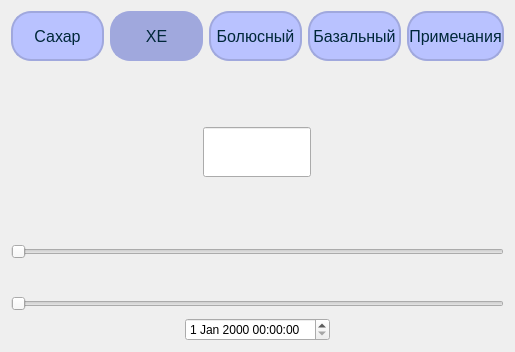
          <widget class="QWidget" name="tab_4">
           <attribute name="title">
            <string>ХЕ</string>
           </attribute>
           <layout class="QHBoxLayout" name="horizontalLayout_7">
            <item>
             <layout class="QHBoxLayout" name="horizontalLayout_2">
              <item>
               <layout class="QVBoxLayout" name="verticalLayout_15">
                <item>
                 <layout class="QHBoxLayout" name="horizontalLayout_8">
                  <item>
                   <widget class="QPushButton" name="ButtonSugar_HE">
                    <property name="enabled">
                     <bool>true</bool>
                    </property>
                    <property name="sizePolicy">
                     <sizepolicy hsizetype="Fixed" vsizetype="Fixed">
                      <horstretch>0</horstretch>
                      <verstretch>0</verstretch>
                     </sizepolicy>
                    </property>
                    <property name="minimumSize">
                     <size>
                      <width>93</width>
                      <height>50</height>
                     </size>
                    </property>
                    <property name="styleSheet">
                     <string notr="true">QPushButton{font-family: 'Roboto medium';
font-size: 16px;
color: rgb(0, 39, 57);
background-color: rgb(185, 194, 255);
	border-color: rgb(160, 168, 221);
border: 2px solid rgb(160, 168, 221) ;
border-radius: 20px;}
QPushButton:pressed {
	background-color: rgb(160, 168, 221);
}</string>
                    </property>
                    <property name="text">
                     <string>Сахар</string>
                    </property>
                   </widget>
                  </item>
                  <item>
                   <widget class="QPushButton" name="ButtonHE_HE">
                    <property name="sizePolicy">
                     <sizepolicy hsizetype="Fixed" vsizetype="Fixed">
                      <horstretch>0</horstretch>
                      <verstretch>0</verstretch>
                     </sizepolicy>
                    </property>
                    <property name="minimumSize">
                     <size>
                      <width>93</width>
                      <height>50</height>
                     </size>
                    </property>
                    <property name="styleSheet">
                     <string notr="true">QPushButton{font-family: 'Roboto medium';
font-size: 16px;
color: rgb(0, 39, 57);
background-color: rgb(160, 168, 221);
	border-color: rgb(160, 168, 221);
border: 2px solid rgb(160, 168, 221) ;
border-radius: 20px;}
QPushButton:pressed {
	background-color: rgb(160, 168, 221);
}</string>
                    </property>
                    <property name="text">
                     <string>ХЕ</string>
                    </property>
                   </widget>
                  </item>
                  <item>
                   <widget class="QPushButton" name="ButtonBolus_HE">
                    <property name="sizePolicy">
                     <sizepolicy hsizetype="Fixed" vsizetype="Fixed">
                      <horstretch>0</horstretch>
                      <verstretch>0</verstretch>
                     </sizepolicy>
                    </property>
                    <property name="minimumSize">
                     <size>
                      <width>93</width>
                      <height>50</height>
                     </size>
                    </property>
                    <property name="styleSheet">
                     <string notr="true">QPushButton{font-family: 'Roboto medium';
font-size: 16px;
color: rgb(0, 39, 57);
background-color: rgb(185, 194, 255);
	border-color: rgb(160, 168, 221);
border: 2px solid rgb(160, 168, 221) ;
border-radius: 20px;}
QPushButton:pressed {
	background-color: rgb(160, 168, 221);
}</string>
                    </property>
                    <property name="text">
                     <string>Болюсный</string>
                    </property>
                   </widget>
                  </item>
                  <item>
                   <widget class="QPushButton" name="ButtonBazal_HE_2">
                    <property name="sizePolicy">
                     <sizepolicy hsizetype="Fixed" vsizetype="Fixed">
                      <horstretch>0</horstretch>
                      <verstretch>0</verstretch>
                     </sizepolicy>
                    </property>
                    <property name="minimumSize">
                     <size>
                      <width>93</width>
                      <height>50</height>
                     </size>
                    </property>
                    <property name="styleSheet">
                     <string notr="true">QPushButton{font-family: 'Roboto medium';
font-size: 16px;
color: rgb(0, 39, 57);
background-color: rgb(185, 194, 255);
	border-color: rgb(160, 168, 221);
border: 2px solid rgb(160, 168, 221) ;
border-radius: 20px;}
QPushButton:pressed {
	background-color: rgb(160, 168, 221);
}</string>
                    </property>
                    <property name="text">
                     <string>Базальный</string>
                    </property>
                   </widget>
                  </item>
                  <item>
                   <widget class="QPushButton" name="ButtonNotes_HE">
                    <property name="sizePolicy">
                     <sizepolicy hsizetype="Fixed" vsizetype="Fixed">
                      <horstretch>0</horstretch>
                      <verstretch>0</verstretch>
                     </sizepolicy>
                    </property>
                    <property name="minimumSize">
                     <size>
                      <width>93</width>
                      <height>50</height>
                     </size>
                    </property>
                    <property name="styleSheet">
                     <string notr="true">QPushButton{font-family: 'Roboto medium';
font-size: 16px;
color: rgb(0, 39, 57);
background-color: rgb(185, 194, 255);
	border-color: rgb(160, 168, 221);
border: 2px solid rgb(160, 168, 221) ;
border-radius: 20px;}
QPushButton:pressed {
	background-color: rgb(160, 168, 221);
}</string>
                    </property>
                    <property name="text">
                     <string>Примечания</string>
                    </property>
                   </widget>
                  </item>
                 </layout>
                </item>
                <item>
                 <spacer name="verticalSpacer_9">
                  <property name="orientation">
                   <enum>Qt::Vertical</enum>
                  </property>
                  <property name="sizeType">
                   <enum>QSizePolicy::Fixed</enum>
                  </property>
                  <property name="sizeHint" stdset="0">
                   <size>
                    <width>20</width>
                    <height>60</height>
                   </size>
                  </property>
                 </spacer>
                </item>
                <item>
                 <layout class="QVBoxLayout" name="verticalLayout_16">
                  <property name="spacing">
                   <number>7</number>
                  </property>
                  <item alignment="Qt::AlignHCenter">
                   <widget class="QLineEdit" name="lineEdit_8">
                    <property name="sizePolicy">
                     <sizepolicy hsizetype="Fixed" vsizetype="Fixed">
                      <horstretch>0</horstretch>
                      <verstretch>0</verstretch>
                     </sizepolicy>
                    </property>
                    <property name="minimumSize">
                     <size>
                      <width>100</width>
                      <height>50</height>
                     </size>
                    </property>
                    <property name="text">
                     <string/>
                    </property>
                   </widget>
                  </item>
                  <item>
                   <spacer name="verticalSpacer_10">
                    <property name="orientation">
                     <enum>Qt::Vertical</enum>
                    </property>
                    <property name="sizeType">
                     <enum>QSizePolicy::Fixed</enum>
                    </property>
                    <property name="sizeHint" stdset="0">
                     <size>
                      <width>20</width>
                      <height>60</height>
                     </size>
                    </property>
                   </spacer>
                  </item>
                  <item>
                   <widget class="QSlider" name="horizontalSlider_15">
                    <property name="styleSheet">
                     <string notr="true">image: url(:/new/prefix1/resourses/images/0AB93DB0-B961-4EA3-9FDA-E0FB72846433-removebg-preview.png);</string>
                    </property>
                    <property name="orientation">
                     <enum>Qt::Horizontal</enum>
                    </property>
                   </widget>
                  </item>
                  <item>
                   <spacer name="verticalSpacer_11">
                    <property name="orientation">
                     <enum>Qt::Vertical</enum>
                    </property>
                    <property name="sizeType">
                     <enum>QSizePolicy::Fixed</enum>
                    </property>
                    <property name="sizeHint" stdset="0">
                     <size>
                      <width>20</width>
                      <height>30</height>
                     </size>
                    </property>
                   </spacer>
                  </item>
                  <item>
                   <widget class="QSlider" name="horizontalSlider_16">
                    <property name="styleSheet">
                     <string notr="true">image: url(:/new/prefix1/resourses/2.png);</string>
                    </property>
                    <property name="orientation">
                     <enum>Qt::Horizontal</enum>
                    </property>
                   </widget>
                  </item>
                  <item alignment="Qt::AlignHCenter|Qt::AlignVCenter">
                   <widget class="QDateTimeEdit" name="dateTimeEdit_8">
                    <property name="sizePolicy">
                     <sizepolicy hsizetype="Fixed" vsizetype="Fixed">
                      <horstretch>0</horstretch>
                      <verstretch>0</verstretch>
                     </sizepolicy>
                    </property>
                    <property name="baseSize">
                     <size>
                      <width>140</width>
                      <height>40</height>
                     </size>
                    </property>
                    <property name="layoutDirection">
                     <enum>Qt::LeftToRight</enum>
                    </property>
                    <property name="calendarPopup">
                     <bool>false</bool>
                    </property>
                    <property name="timeSpec">
                     <enum>Qt::LocalTime</enum>
                    </property>
                   </widget>
                  </item>
                 </layout>
                </item>
               </layout>
              </item>
             </layout>
            </item>
           </layout>
          </widget>
